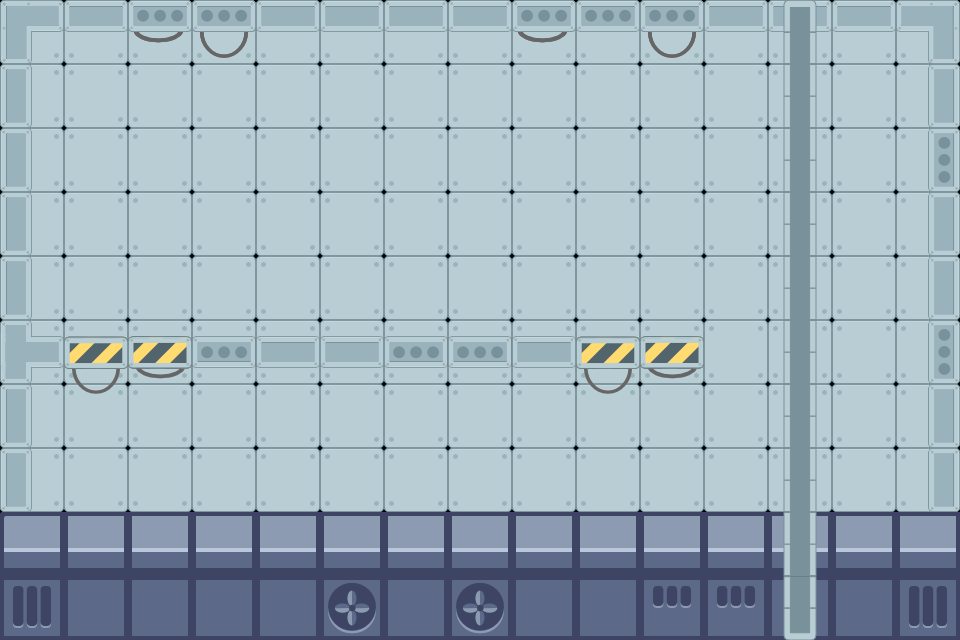

Rendered tile map (Tiled .tmx) drawn with the repository's tilesets; below, a short description and the map source with its tile grids summarised:
An orthogonal 15x10 tile map with 64x64 px tiles, 4 tile layers (background, floor, Tile Layer 4, env), 2 tilesets and 22 objects (6x light_soft, light_triangle, robot).

<map version="1.0" orientation="orthogonal" renderorder="right-down" width="15" height="10" tilewidth="64" tileheight="64" nextobjectid="95">
 <tileset firstgid="1" name="tiles" tilewidth="64" tileheight="64" tilecount="128" columns="16">
  <image source="../tiles.png" width="1024" height="512" />
 </tileset>
 <tileset firstgid="129" name="slice1" tilewidth="64" tileheight="64" tilecount="36" columns="6">
  <image source="../slice1.png" width="384" height="128" />
 </tileset>
 <layer name="background" width="15" height="10">
  <data>[150 cells, 150 non-empty, 1 distinct tile ids]</data>
 </layer>
 <layer name="floor" width="15" height="10">
  <data>[150 cells, 58 non-empty, 21 distinct tile ids]</data>
 </layer>
 <layer name="Tile Layer 4" width="15" height="10">
  <data>[150 cells, 30 non-empty, 9 distinct tile ids]</data>
 </layer>
 <layer name="env" width="15" height="10">
  <data>[150 cells, 10 non-empty, 3 distinct tile ids]</data>
 </layer>
 <objectgroup name="obstacles">
  <object id="1" x="2" y="-2" width="26" height="640" />
  <object id="2" x="930" y="2" width="26" height="640" />
  <object id="3" x="2" y="4" width="956" height="22" />
  <object id="5" x="-234" y="544" width="1428" height="96" />
  <object id="66" x="28" y="340" width="673.333" height="30.6667" />
 </objectgroup>
 <objectgroup name="elevators">
  <object id="7" x="736" y="613.333" width="128" height="48">
   <properties>
    <property name="direction" value="0,1" />
    <property name="maxDistance" value="2.8" />
    <property name="name" value="e1" />
   </properties>
  </object>
 </objectgroup>
 <objectgroup name="switches">
  <object id="54" x="639.333" y="448" width="64" height="64">
   <properties>
    <property name="enabled" value="true" />
    <property name="name" value="s1" />
    <property name="target" value="e1" />
   </properties>
  </object>
 </objectgroup>
 <objectgroup name="doors">
  <object id="68" x="64" y="146.667" width="128" height="192">
   <properties>
    <property name="levelId" value="2" />
   </properties>
  </object>
 </objectgroup>
 <objectgroup name="lights" visible="0">
  <object id="73" name="light_soft" x="518.667" y="153.333" width="64" height="64">
   <properties>
    <property name="alpha" value="0.05" />
    <property name="color" value="0xffE0F7FA" />
    <property name="height" value="700" />
    <property name="type" value="soft" />
    <property name="width" value="700" />
   </properties>
  </object>
  <object id="74" name="light_soft" x="134.667" y="153.333" width="64" height="64">
   <properties>
    <property name="alpha" value="0.05" />
    <property name="color" value="0xffE0F7FA" />
    <property name="height" value="700" />
    <property name="type" value="soft" />
    <property name="width" value="700" />
   </properties>
  </object>
  <object id="75" name="light_soft" x="326.667" y="153.333" width="64" height="64">
   <properties>
    <property name="alpha" value="0.05" />
    <property name="color" value="0xffE0F7FA" />
    <property name="height" value="700" />
    <property name="type" value="soft" />
    <property name="width" value="700" />
   </properties>
  </object>
  <object id="76" name="light_triangle" x="786" y="65" width="64" height="64">
   <properties>
    <property name="alpha" value="0.25" />
    <property name="color" value="0xffffffff" />
    <property name="height" value="1000" />
    <property name="type" value="triangle" />
    <property name="width" value="400" />
   </properties>
  </object>
  <object id="77" name="light_soft" x="319.667" y="446.333" width="64" height="64">
   <properties>
    <property name="alpha" value="0.05" />
    <property name="color" value="0xffE0F7FA" />
    <property name="height" value="500" />
    <property name="type" value="soft" />
    <property name="width" value="500" />
   </properties>
  </object>
  <object id="78" name="light_soft" x="127.667" y="446.333" width="64" height="64">
   <properties>
    <property name="alpha" value="0.05" />
    <property name="color" value="0xffE0F7FA" />
    <property name="height" value="500" />
    <property name="type" value="soft" />
    <property name="width" value="500" />
   </properties>
  </object>
  <object id="79" name="light_soft" x="511.667" y="446.333" width="64" height="64">
   <properties>
    <property name="alpha" value="0.05" />
    <property name="color" value="0xffE0F7FA" />
    <property name="height" value="500" />
    <property name="type" value="soft" />
    <property name="width" value="500" />
   </properties>
  </object>
 </objectgroup>
 <objectgroup name="players">
  <object id="80" name="robot" x="128" y="480" width="64" height="64" />
 </objectgroup>
 <objectgroup name="fans">
  <object id="81" x="320" y="64" width="64" height="64" />
  <object id="83" x="448" y="64" width="64" height="64" />
  <object id="89" x="448" y="384" width="64" height="64" />
  <object id="90" x="320" y="384" width="64" height="64" />
 </objectgroup>
 <objectgroup name="hints">
  <object id="91" x="48" y="-128" width="32" height="32">
   <properties>
    <property name="keyCode" value="22" />
    <property name="text" value="press 'right'\nto move right" />
   </properties>
  </object>
  <object id="92" x="96" y="-128" width="32" height="32">
   <properties>
    <property name="keyCode" value="21" />
    <property name="text" value="press 'left'\nto move left" />
   </properties>
  </object>
 </objectgroup>
</map>
